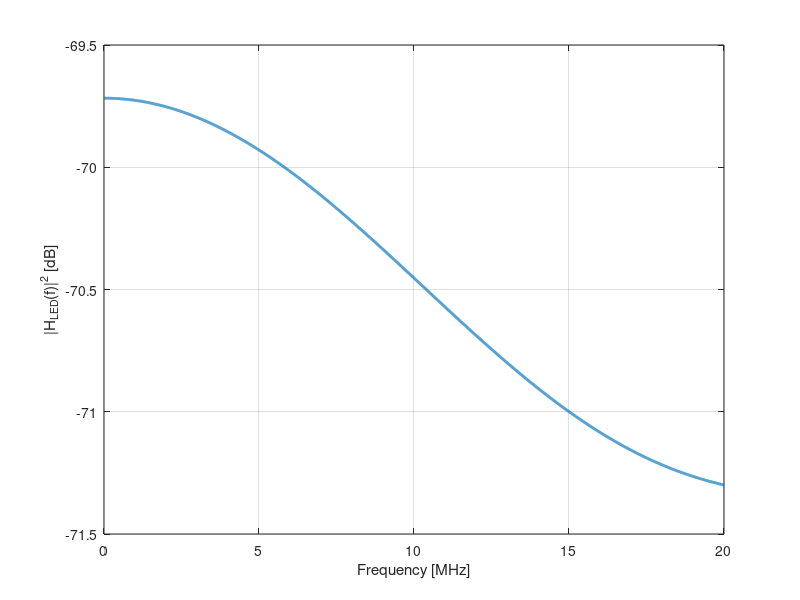

Reproduce this figure in MATLAB.
% close all
clear all
clc

f_cut_off = 20e+6;
t = 0:1e-9:200*1e-9;

load('Run1')

f = linspace(0,20e+6,5000);
j = sqrt(-1);
H_LED = 1./(1+j*f/f_cut_off);
H_VLC = zeros(1,length(f));

count = 1;

for fx = f
    
    for t = 1:length(averun2)
        H_VLC(1,count) = H_VLC(1,count) + averun2(t)*exp(-sqrt(-1)*2*pi*fx*(t-1)/1e+9);
    end
    count = count + 1;
    
    
end

H_VLCeff(1,:) = H_VLC(1,:).*H_LED;


plot(f/1e+6,pow2db(abs(H_VLC).^2),'linewidth',2)
grid on
xlabel('Frequency [MHz]')
ylabel('|H_{LED}(f)|^{2} [dB]')

hold on
